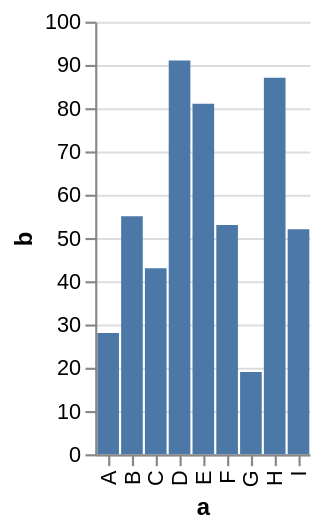

Write a Vega-Lite specification for this figure.
### Vega specification from a JSON file in a GitHub repository (floating-point values rounded to 4 significant figures)
{"$schema": "http://vega.github.io/schema/vega/v3.0.json", "autosize": "pad", "padding": 5, "signals": [{"name": "width", "update": "data('layout')[0].width"}, {"name": "height", "update": "data('layout')[0].height"}, {"name": "unit", "value": {}, "on": [{"events": "mousemove", "update": "group()._id ? group() : unit"}]}], "data": [{"name": "source", "values": [{"a": "A", "b": 28}, {"a": "B", "b": 55}, {"a": "C", "b": 43}, {"a": "D", "b": 91}, {"a": "E", "b": 81}, {"a": "F", "b": 53}, {"a": "G", "b": 19}, {"a": "H", "b": 87}, {"a": "I", "b": 52}], "format": {"type": "json", "parse": {"b": "number"}}, "transform": [{"type": "filter", "expr": "datum[\"b\"] !== null && !isNaN(datum[\"b\"])"}]}, {"name": "layout", "source": "source", "transform": [{"type": "aggregate", "fields": ["a"], "ops": ["distinct"]}, {"type": "formula", "as": "width", "expr": "max(datum[\"distinct_a\"] - 1 + 2*0.5, 0) * 11"}, {"type": "formula", "as": "height", "expr": "200"}]}], "marks": [{"name": "main", "type": "group", "description": "A simple bar chart with embedded data.", "from": {"data": "layout"}, "encode": {"update": {"width": {"field": "width"}, "height": {"field": "height"}, "fill": {"value": "transparent"}}}, "marks": [{"name": "marks", "type": "rect", "role": "bar", "from": {"data": "source"}, "encode": {"update": {"xc": {"scale": "x", "field": "a"}, "width": {"value": 10}, "y": {"scale": "y", "field": "b"}, "y2": {"scale": "y", "value": 0}, "fill": {"value": "#4c78a8"}}}}], "scales": [{"name": "x", "type": "point", "domain": {"data": "source", "field": "a", "sort": true}, "range": {"step": 11}, "round": true, "padding": 0.5}, {"name": "y", "type": "linear", "domain": {"data": "source", "field": "b"}, "range": [200, 0], "round": true, "nice": true, "zero": true}], "axes": [{"scale": "x", "orient": "bottom", "tickCount": 5, "title": "a", "zindex": 1, "encode": {"labels": {"update": {"angle": {"value": 270}, "align": {"value": "right"}, "baseline": {"value": "middle"}}}}}, {"scale": "y", "format": "s", "orient": "left", "title": "b", "zindex": 1}, {"scale": "y", "domain": false, "format": "s", "grid": true, "labels": false, "orient": "left", "ticks": false, "zindex": 0, "gridScale": "x"}]}]}
